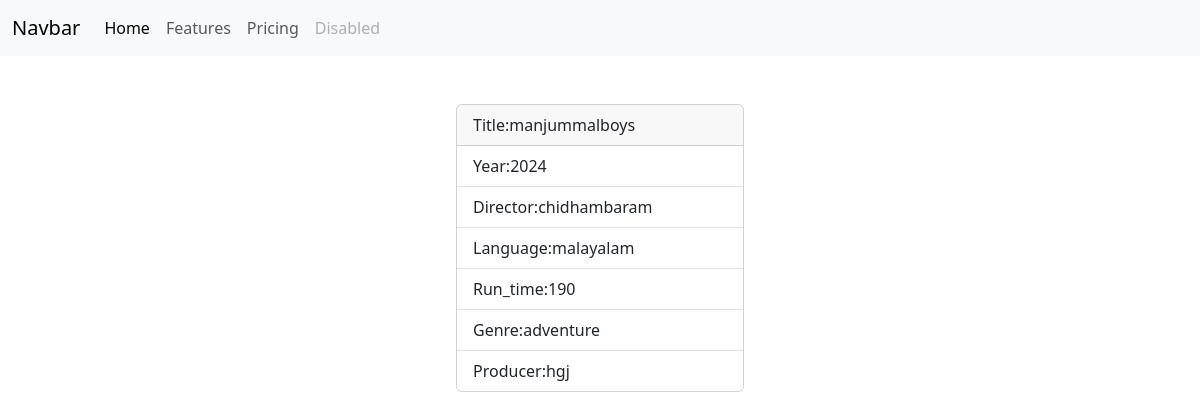
/movies/1/, run on the app's committed database.
### myapp/models.py (models this page shows, shortened)
class Movie(models.Model):
    title=models.CharField(max_length=200)
    year=models.CharField(max_length=200)
    director=models.CharField(max_length=200)
    run_time=models.PositiveIntegerField()
    language=models.CharField(max_length=200)
    genre=models.CharField(max_length=200)
    producer=models.CharField(max_length=200,null=True)

### myapp/views.py (the view)
# urls.py: path('movies/<int:pk>/',views.MovieDetailView.as_view(),name="movie-detail"),
class MovieDetailView(View):
    def get(self,request,*args,**kwargs):
        id=kwargs.get("pk")
        qs=Movie.objects.get(id=id)
        return render(request,"movie_detail.html",{"data":qs})

### myapp/templates/movie_detail.html (shortened to what this page needs)
{%extends 'base.html'%}
{%block main_block%}
<div class="container d-flex justify-content-center mt-5">
  <div class="card" style="width: 18rem;">
      <div class="card-header">
       Title:{{data.title}}
      </div>
      <ul class="list-group list-group-flush">
        <li class="list-group-item">Year:{{data.year}}</li>
        <li class="list-group-item">Director:{{data.director}}</li>
        <li class="list-group-item">Language:{{data.language}}</li>
        <li class="list-group-item">Run_time:{{data.run_time}}</li>
        <li class="list-group-item">Genre:{{data.genre}}</li>
        <li class="list-group-item">Producer:{{data.producer}}</li>
      </ul>
    </div>
</div>
{%endblock%}

### data on the page
Movie: title "manjummalboys", year "2024", director "chidhambaram", language "malayalam", run_time "190", genre "adventure", producer "hgj"
